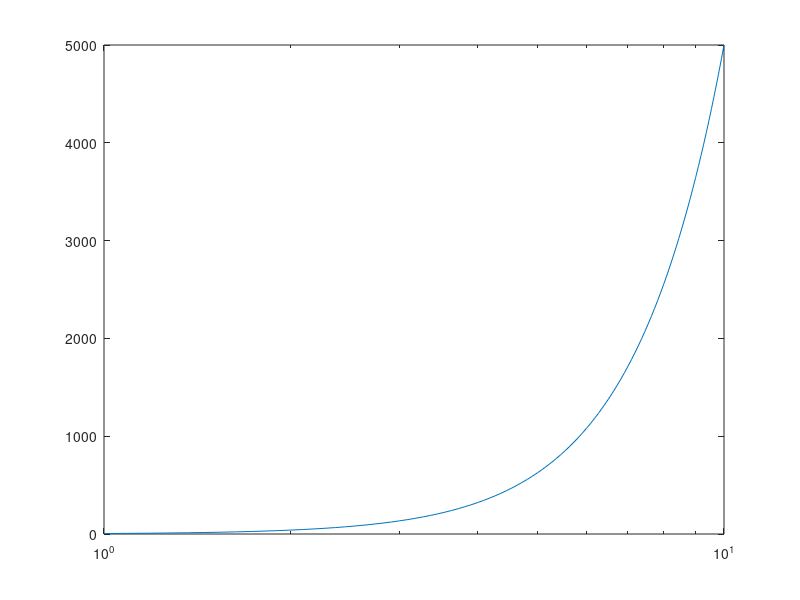

Write MATLAB code to recreate this figure.
function result = test_semilogx_001
result = false;
a = figure;
t = linspace(1,10);
semilogx(t,5*t.^3);
drawnow;
close(a);
result = true;
